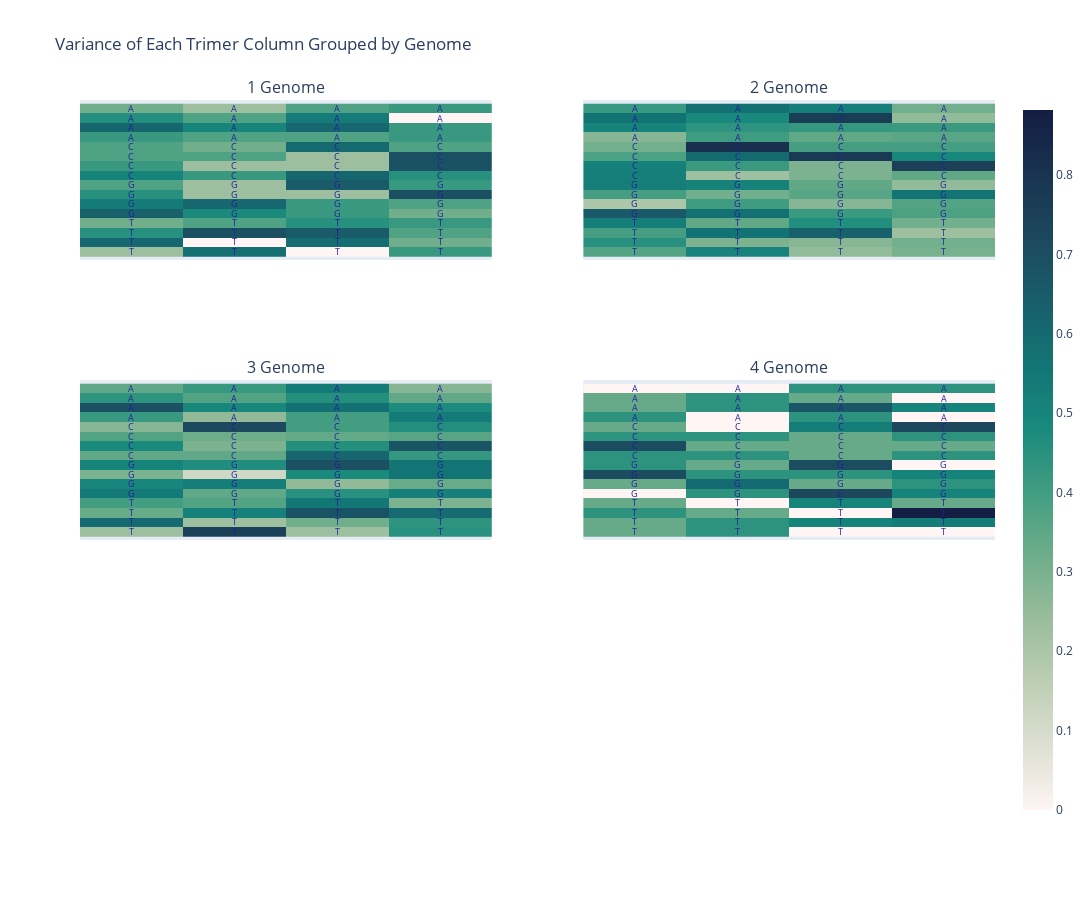

Here is the notebook cell this chart was saved with:
### Code cell
import numpy as np
import pandas as pd
import plotly.graph_objects as go
from plotly.subplots import make_subplots

# Assuming var_agg_df is already defined and is a DataFrame

# Set up the dimension of each subplot and the final graph
rows = 16
cols = 4
fig_cols = 2  # Number of columns in the figure grid (adjusted to fit all subplots)
fig_rows = 3  # Number of rows in the figure grid (adjusted to fit all subplots)

# Extract the title for each subplot, and the trimers in each matrix
var_agg = var_agg_df.copy()

# Ensure the index is strings if they are not
var_agg.index = var_agg.index.astype(str)

# Extract the title for each subplot, and the trimers in each matrix
var_agg_index = [f'{x.title()} Genome' for x in var_agg.index]
kmer_index = np.array([x[0] for x in var_agg.columns.levels[0]]).reshape(rows, cols)

# Convert the data to numpy array
var_agg = np.array(var_agg)

# Plot the graph
fig = make_subplots(rows=fig_rows, cols=fig_cols, subplot_titles=var_agg_index)
layout = {'title': 'Variance of Each Trimer Column Grouped by Genome', 'width': 1200, 'height': 900}

subplot_count = 0

for row_index in range(fig_rows):
    for col_index in range(fig_cols):
        if subplot_count >= len(var_agg):
            break
        array = var_agg[subplot_count].astype(float).reshape(rows, cols)
        # Draw a heatmap for genome
        fig.add_trace(go.Heatmap(z=array, coloraxis='coloraxis'), row=row_index + 1, col=col_index + 1)
        # Draw each trimer over each square in each subplot
        for k in range(rows):
            for j in range(cols):
                fig.add_annotation(text=np.array(kmer_index).reshape(rows, cols)[k][j],
                                   x=j, y=k, showarrow=False, row=row_index + 1, col=col_index + 1, font=dict(size=9, color="#222299"))
        layout[f'xaxis{subplot_count + 1 if subplot_count > 0 else ""}'] = dict(visible=False)
        layout[f'yaxis{subplot_count + 1 if subplot_count > 0 else ""}'] = dict(autorange='reversed', visible=False)
        subplot_count += 1

fig.update_layout(layout)
fig.update_coloraxes(colorscale='tempo')
fig.show()

### Figure 1 — Plotly figure (JSON) as saved in the notebook; plotly's stock layout.template omitted (floating-point values rounded to 4 significant figures)
{"data": [{"coloraxis": "coloraxis", "type": "heatmap", "xaxis": "x", "yaxis": "y", "z": [[0.3153, 0.2294, 0.3746, 0.4189], [0.4588, 0.3746, 0.5353, 0], [0.6118, 0.4956, 0.607, 0.4189], [0.4189, 0.3746, 0.3746, 0.4189], [0.3746, 0.3153, 0.5973, 0.3746], [0.3746, 0.3746, 0.2294, 0.6925], [0.4189, 0.2294, 0.2294, 0.684], [0.5015, 0.4189, 0.6118, 0.4524], [0.3746, 0.2294, 0.6534, 0.4189], [0.4524, 0.2294, 0.2294, 0.6967], [0.5353, 0.607, 0.4189, 0.3746], [0.6306, 0.4776, 0.4189, 0.3153], [0.3153, 0.3746, 0.4524, 0.4189], [0.4524, 0.6925, 0.6534, 0.3746], [0.607, 0, 0.5824, 0.3153], [0.2294, 0.5824, 0, 0.4189]]}, {"coloraxis": "coloraxis", "type": "heatmap", "xaxis": "x2", "yaxis": "y2", "z": [[0.4174, 0.5735, 0.5186, 0.3126], [0.5662, 0.4807, 0.7629, 0.2527], [0.4995, 0.4373, 0.4235, 0.4145], [0.2748, 0.4048, 0.3442, 0.3582], [0.3126, 0.8141, 0.3946, 0.3943], [0.3831, 0.5993, 0.7789, 0.4875], [0.5107, 0.4145, 0.2947, 0.7531], [0.5186, 0.2277, 0.2947, 0.3442], [0.5213, 0.5084, 0.3442, 0.2527], [0.3943, 0.3126, 0.3582, 0.5597], [0.1986, 0.4048, 0.2748, 0.3711], [0.6565, 0.5714, 0.4145, 0.3819], [0.5213, 0.3442, 0.4626, 0.3126], [0.3943, 0.569, 0.6307, 0.2277], [0.4539, 0.2947, 0.2748, 0.3126], [0.3684, 0.504, 0.2527, 0.3021]]}, {"coloraxis": "coloraxis", "type": "heatmap", "xaxis": "x3", "yaxis": "y3", "z": [[0.3462, 0.4197, 0.5339, 0.2766], [0.4397, 0.3732, 0.4571, 0.3462], [0.6888, 0.4865, 0.5711, 0.4722], [0.4197, 0.2543, 0.3969, 0.5328], [0.2766, 0.7173, 0.3969, 0.4612], [0.3732, 0.3229, 0.3401, 0.3602], [0.479, 0.2965, 0.4571, 0.6743], [0.3462, 0.3462, 0.6153, 0.4256], [0.5008, 0.4649, 0.6894, 0.562], [0.2965, 0.117, 0.4786, 0.562], [0.4912, 0.5238, 0.2543, 0.331], [0.5395, 0.3462, 0.4487, 0.5187], [0.3964, 0.3732, 0.5497, 0.2965], [0.331, 0.5102, 0.6797, 0.593], [0.6006, 0.2292, 0.3145, 0.4397], [0.2292, 0.7494, 0.2292, 0.4491]]}, {"coloraxis": "coloraxis", "type": "heatmap", "xaxis": "x4", "yaxis": "y4", "z": [[0, 0, 0.441, 0.441], [0.3333, 0.441, 0.3333, 0], [0.3333, 0.441, 0.6667, 0.5], [0.441, 0, 0.441, 0], [0.3333, 0, 0.527, 0.7265], [0.441, 0.441, 0.3333, 0.441], [0.7071, 0.3333, 0.3333, 0.3333], [0.441, 0.441, 0.3333, 0.441], [0.441, 0.3333, 0.7071, 0], [0.7071, 0.441, 0.441, 0.5], [0.3333, 0.6009, 0.3333, 0.441], [0, 0.441, 0.7265, 0.5], [0.3333, 0, 0.5, 0.3333], [0.441, 0.3333, 0, 0.8819], [0.3333, 0.441, 0.5, 0.527], [0.3333, 0.441, 0, 0]]}], "layout": {"annotations": [{"font": {"size": 16}, "showarrow": false, "text": "1 Genome", "x": 0.225, "xanchor": "center", "xref": "paper", "y": 1, "yanchor": "bottom", "yref": "paper"}, {"font": {"size": 16}, "showarrow": false, "text": "2 Genome", "x": 0.775, "xanchor": "center", "xref": "paper", "y": 1, "yanchor": "bottom", "yref": "paper"}, {"font": {"size": 16}, "showarrow": false, "text": "3 Genome", "x": 0.225, "xanchor": "center", "xref": "paper", "y": 0.6111, "yanchor": "bottom", "yref": "paper"}, {"font": {"size": 16}, "showarrow": false, "text": "4 Genome", "x": 0.775, "xanchor": "center", "xref": "paper", "y": 0.6111, "yanchor": "bottom", "yref": "paper"}, {"font": {"color": "#222299", "size": 9}, "showarrow": false, "text": "A", "x": 0, "xref": "x", "y": 0, "yref": "y"}, {"font": {"color": "#222299", "size": 9}, "showarrow": false, "text": "A", "x": 1, "xref": "x", "y": 0, "yref": "y"}, {"font": {"color": "#222299", "size": 9}, "showarrow": false, "text": "A", "x": 2, "xref": "x", "y": 0, "yref": "y"}, {"font": {"color": "#222299", "size": 9}, "showarrow": false, "text": "A", "x": 3, "xref": "x", "y": 0, "yref": "y"}, {"font": {"color": "#222299", "size": 9}, "showarrow": false, "text": "A", "x": 0, "xref": "x", "y": 1, "yref": "y"}, {"font": {"color": "#222299", "size": 9}, "showarrow": false, "text": "A", "x": 1, "xref": "x", "y": 1, "yref": "y"}, {"font": {"color": "#222299", "size": 9}, "showarrow": false, "text": "A", "x": 2, "xref": "x", "y": 1, "yref": "y"}, {"font": {"color": "#222299", "size": 9}, "showarrow": false, "text": "A", "x": 3, "xref": "x", "y": 1, "yref": "y"}, {"font": {"color": "#222299", "size": 9}, "showarrow": false, "text": "A", "x": 0, "xref": "x", "y": 2, "yref": "y"}, {"font": {"color": "#222299", "size": 9}, "showarrow": false, "text": "A", "x": 1, "xref": "x", "y": 2, "yref": "y"}, {"font": {"color": "#222299", "size": 9}, "showarrow": false, "text": "A", "x": 2, "xref": "x", "y": 2, "yref": "y"}, {"font": {"color": "#222299", "size": 9}, "showarrow": false, "text": "A", "x": 3, "xref": "x", "y": 2, "yref": "y"}, {"font": {"color": "#222299", "size": 9}, "showarrow": false, "text": "A", "x": 0, "xref": "x", "y": 3, "yref": "y"}, {"font": {"color": "#222299", "size": 9}, "showarrow": false, "text": "A", "x": 1, "xref": "x", "y": 3, "yref": "y"}, {"font": {"color": "#222299", "size": 9}, "showarrow": false, "text": "A", "x": 2, "xref": "x", "y": 3, "yref": "y"}, {"font": {"color": "#222299", "size": 9}, "showarrow": false, "text": "A", "x": 3, "xref": "x", "y": 3, "yref": "y"}, {"font": {"color": "#222299", "size": 9}, "showarrow": false, "text": "C", "x": 0, "xref": "x", "y": 4, "yref": "y"}, {"font": {"color": "#222299", "size": 9}, "showarrow": false, "text": "C", "x": 1, "xref": "x", "y": 4, "yref": "y"}, {"font": {"color": "#222299", "size": 9}, "showarrow": false, "text": "C", "x": 2, "xref": "x", "y": 4, "yref": "y"}, {"font": {"color": "#222299", "size": 9}, "showarrow": false, "text": "C", "x": 3, "xref": "x", "y": 4, "yref": "y"}, {"font": {"color": "#222299", "size": 9}, "showarrow": false, "text": "C", "x": 0, "xref": "x", "y": 5, "yref": "y"}, {"font": {"color": "#222299", "size": 9}, "showarrow": false, "text": "C", "x": 1, "xref": "x", "y": 5, "yref": "y"}, {"font": {"color": "#222299", "size": 9}, "showarrow": false, "text": "C", "x": 2, "xref": "x", "y": 5, "yref": "y"}, {"font": {"color": "#222299", "size": 9}, "showarrow": false, "text": "C", "x": 3, "xref": "x", "y": 5, "yref": "y"}, {"font": {"color": "#222299", "size": 9}, "showarrow": false, "text": "C", "x": 0, "xref": "x", "y": 6, "yref": "y"}, {"font": {"color": "#222299", "size": 9}, "showarrow": false, "text": "C", "x": 1, "xref": "x", "y": 6, "yref": "y"}, {"font": {"color": "#222299", "size": 9}, "showarrow": false, "text": "C", "x": 2, "xref": "x", "y": 6, "yref": "y"}, {"font": {"color": "#222299", "size": 9}, "showarrow": false, "text": "C", "x": 3, "xref": "x", "y": 6, "yref": "y"}, {"font": {"color": "#222299", "size": 9}, "showarrow": false, "text": "C", "x": 0, "xref": "x", "y": 7, "yref": "y"}, {"font": {"color": "#222299", "size": 9}, "showarrow": false, "text": "C", "x": 1, "xref": "x", "y": 7, "yref": "y"}, {"font": {"color": "#222299", "size": 9}, "showarrow": false, "text": "C", "x": 2, "xref": "x", "y": 7, "yref": "y"}, {"font": {"color": "#222299", "size": 9}, "showarrow": false, "text": "C", "x": 3, "xref": "x", "y": 7, "yref": "y"}, {"font": {"color": "#222299", "size": 9}, "showarrow": false, "text": "G", "x": 0, "xref": "x", "y": 8, "yref": "y"}, {"font": {"color": "#222299", "size": 9}, "showarrow": false, "text": "G", "x": 1, "xref": "x", "y": 8, "yref": "y"}, {"font": {"color": "#222299", "size": 9}, "showarrow": false, "text": "G", "x": 2, "xref": "x", "y": 8, "yref": "y"}, {"font": {"color": "#222299", "size": 9}, "showarrow": false, "text": "G", "x": 3, "xref": "x", "y": 8, "yref": "y"}, {"font": {"color": "#222299", "size": 9}, "showarrow": false, "text": "G", "x": 0, "xref": "x", "y": 9, "yref": "y"}, {"font": {"color": "#222299", "size": 9}, "showarrow": false, "text": "G", "x": 1, "xref": "x", "y": 9, "yref": "y"}, {"font": {"color": "#222299", "size": 9}, "showarrow": false, "text": "G", "x": 2, "xref": "x", "y": 9, "yref": "y"}, {"font": {"color": "#222299", "size": 9}, "showarrow": false, "text": "G", "x": 3, "xref": "x", "y": 9, "yref": "y"}, {"font": {"color": "#222299", "size": 9}, "showarrow": false, "text": "G", "x": 0, "xref": "x", "y": 10, "yref": "y"}, {"font": {"color": "#222299", "size": 9}, "showarrow": false, "text": "G", "x": 1, "xref": "x", "y": 10, "yref": "y"}, {"font": {"color": "#222299", "size": 9}, "showarrow": false, "text": "G", "x": 2, "xref": "x", "y": 10, "yref": "y"}, {"font": {"color": "#222299", "size": 9}, "showarrow": false, "text": "G", "x": 3, "xref": "x", "y": 10, "yref": "y"}, {"font": {"color": "#222299", "size": 9}, "showarrow": false, "text": "G", "x": 0, "xref": "x", "y": 11, "yref": "y"}, {"font": {"color": "#222299", "size": 9}, "showarrow": false, "text": "G", "x": 1, "xref": "x", "y": 11, "yref": "y"}, {"font": {"color": "#222299", "size": 9}, "showarrow": false, "text": "G", "x": 2, "xref": "x", "y": 11, "yref": "y"}, {"font": {"color": "#222299", "size": 9}, "showarrow": false, "text": "G", "x": 3, "xref": "x", "y": 11, "yref": "y"}, {"font": {"color": "#222299", "size": 9}, "showarrow": false, "text": "T", "x": 0, "xref": "x", "y": 12, "yref": "y"}, {"font": {"color": "#222299", "size": 9}, "showarrow": false, "text": "T", "x": 1, "xref": "x", "y": 12, "yref": "y"}, {"font": {"color": "#222299", "size": 9}, "showarrow": false, "text": "T", "x": 2, "xref": "x", "y": 12, "yref": "y"}, {"font": {"color": "#222299", "size": 9}, "showarrow": false, "text": "T", "x": 3, "xref": "x", "y": 12, "yref": "y"}, {"font": {"color": "#222299", "size": 9}, "showarrow": false, "text": "T", "x": 0, "xref": "x", "y": 13, "yref": "y"}, {"font": {"color": "#222299", "size": 9}, "showarrow": false, "text": "T", "x": 1, "xref": "x", "y": 13, "yref": "y"}, {"font": {"color": "#222299", "size": 9}, "showarrow": false, "text": "T", "x": 2, "xref": "x", "y": 13, "yref": "y"}, {"font": {"color": "#222299", "size": 9}, "showarrow": false, "text": "T", "x": 3, "xref": "x", "y": 13, "yref": "y"}, {"font": {"color": "#222299", "size": 9}, "showarrow": false, "text": "T", "x": 0, "xref": "x", "y": 14, "yref": "y"}, {"font": {"color": "#222299", "size": 9}, "showarrow": false, "text": "T", "x": 1, "xref": "x", "y": 14, "yref": "y"}, {"font": {"color": "#222299", "size": 9}, "showarrow": false, "text": "T", "x": 2, "xref": "x", "y": 14, "yref": "y"}, {"font": {"color": "#222299", "size": 9}, "showarrow": false, "text": "T", "x": 3, "xref": "x", "y": 14, "yref": "y"}, {"font": {"color": "#222299", "size": 9}, "showarrow": false, "text": "T", "x": 0, "xref": "x", "y": 15, "yref": "y"}, {"font": {"color": "#222299", "size": 9}, "showarrow": false, "text": "T", "x": 1, "xref": "x", "y": 15, "yref": "y"}, {"font": {"color": "#222299", "size": 9}, "showarrow": false, "text": "T", "x": 2, "xref": "x", "y": 15, "yref": "y"}, {"font": {"color": "#222299", "size": 9}, "showarrow": false, "text": "T", "x": 3, "xref": "x", "y": 15, "yref": "y"}, {"font": {"color": "#222299", "size": 9}, "showarrow": false, "text": "A", "x": 0, "xref": "x2", "y": 0, "yref": "y2"}, {"font": {"color": "#222299", "size": 9}, "showarrow": false, "text": "A", "x": 1, "xref": "x2", "y": 0, "yref": "y2"}, {"font": {"color": "#222299", "size": 9}, "showarrow": false, "text": "A", "x": 2, "xref": "x2", "y": 0, "yref": "y2"}, {"font": {"color": "#222299", "size": 9}, "showarrow": false, "text": "A", "x": 3, "xref": "x2", "y": 0, "yref": "y2"}, {"font": {"color": "#222299", "size": 9}, "showarrow": false, "text": "A", "x": 0, "xref": "x2", "y": 1, "yref": "y2"}, {"font": {"color": "#222299", "size": 9}, "showarrow": false, "text": "A", "x": 1, "xref": "x2", "y": 1, "yref": "y2"}, {"font": {"color": "#222299", "size": 9}, "showarrow": false, "text": "A", "x": 2, "xref": "x2", "y": 1, "yref": "y2"}, {"font": {"color": "#222299", "size": 9}, "showarrow": false, "text": "A", "x": 3, "xref": "x2", "y": 1, "yref": "y2"}, {"font": {"color": "#222299", "size": 9}, "showarrow": false, "text": "A", "x": 0, "xref": "x2", "y": 2, "yref": "y2"}, {"font": {"color": "#222299", "size": 9}, "showarrow": false, "text": "A", "x": 1, "xref": "x2", "y": 2, "yref": "y2"}, {"font": {"color": "#222299", "size": 9}, "showarrow": false, "text": "A", "x": 2, "xref": "x2", "y": 2, "yref": "y2"}, {"font": {"color": "#222299", "size": 9}, "showarrow": false, "text": "A", "x": 3, "xref": "x2", "y": 2, "yref": "y2"}, {"font": {"color": "#222299", "size": 9}, "showarrow": false, "text": "A", "x": 0, "xref": "x2", "y": 3, "yref": "y2"}, {"font": {"color": "#222299", "size": 9}, "showarrow": false, "text": "A", "x": 1, "xref": "x2", "y": 3, "yref": "y2"}, {"font": {"color": "#222299", "size": 9}, "showarrow": false, "text": "A", "x": 2, "xref": "x2", "y": 3, "yref": "y2"}, {"font": {"color": "#222299", "size": 9}, "showarrow": false, "text": "A", "x": 3, "xref": "x2", "y": 3, "yref": "y2"}, {"font": {"color": "#222299", "size": 9}, "showarrow": false, "text": "C", "x": 0, "xref": "x2", "y": 4, "yref": "y2"}, {"font": {"color": "#222299", "size": 9}, "showarrow": false, "text": "C", "x": 1, "xref": "x2", "y": 4, "yref": "y2"}, {"font": {"color": "#222299", "size": 9}, "showarrow": false, "text": "C", "x": 2, "xref": "x2", "y": 4, "yref": "y2"}, {"font": {"color": "#222299", "size": 9}, "showarrow": false, "text": "C", "x": 3, "xref": "x2", "y": 4, "yref": "y2"}, {"font": {"color": "#222299", "size": 9}, "showarrow": false, "text": "C", "x": 0, "xref": "x2", "y": 5, "yref": "y2"}, {"font": {"color": "#222299", "size": 9}, "showarrow": false, "text": "C", "x": 1, "xref": "x2", "y": 5, "yref": "y2"}, {"font": {"color": "#222299", "size": 9}, "showarrow": false, "text": "C", "x": 2, "xref": "x2", "y": 5, "yref": "y2"}, {"font": {"color": "#222299", "size": 9}, "showarrow": false, "text": "C", "x": 3, "xref": "x2", "y": 5, "yref": "y2"}, {"font": {"color": "#222299", "size": 9}, "showarrow": false, "text": "C", "x": 0, "xref": "x2", "y": 6, "yref": "y2"}, {"font": {"color": "#222299", "size": 9}, "showarrow": false, "text": "C", "x": 1, "xref": "x2", "y": 6, "yref": "y2"}, {"font": {"color": "#222299", "size": 9}, "showarrow": false, "text": "C", "x": 2, "xref": "x2", "y": 6, "yref": "y2"}, {"font": {"color": "#222299", "size": 9}, "showarrow": false, "text": "C", "x": 3, "xref": "x2", "y": 6, "yref": "y2"}, {"font": {"color": "#222299", "size": 9}, "showarrow": false, "text": "C", "x": 0, "xref": "x2", "y": 7, "yref": "y2"}, {"font": {"color": "#222299", "size": 9}, "showarrow": false, "text": "C", "x": 1, "xref": "x2", "y": 7, "yref": "y2"}, {"font": {"color": "#222299", "size": 9}, "showarrow": false, "text": "C", "x": 2, "xref": "x2", "y": 7, "yref": "y2"}, {"font": {"color": "#222299", "size": 9}, "showarrow": false, "text": "C", "x": 3, "xref": "x2", "y": 7, "yref": "y2"}, {"font": {"color": "#222299", "size": 9}, "showarrow": false, "text": "G", "x": 0, "xref": "x2", "y": 8, "yref": "y2"}, {"font": {"color": "#222299", "size": 9}, "showarrow": false, "text": "G", "x": 1, "xref": "x2", "y": 8, "yref": "y2"}, {"font": {"color": "#222299", "size": 9}, "showarrow": false, "text": "G", "x": 2, "xref": "x2", "y": 8, "yref": "y2"}, {"font": {"color": "#222299", "size": 9}, "showarrow": false, "text": "G", "x": 3, "xref": "x2", "y": 8, "yref": "y2"}, {"font": {"color": "#222299", "size": 9}, "showarrow": false, "text": "G", "x": 0, "xref": "x2", "y": 9, "yref": "y2"}, {"font": {"color": "#222299", "size": 9}, "showarrow": false, "text": "G", "x": 1, "xref": "x2", "y": 9, "yref": "y2"}, {"font": {"color": "#222299", "size": 9}, "showarrow": false, "text": "G", "x": 2, "xref": "x2", "y": 9, "yref": "y2"}, {"font": {"color": "#222299", "size": 9}, "showarrow": false, "text": "G", "x": 3, "xref": "x2", "y": 9, "yref": "y2"}, {"font": {"color": "#222299", "size": 9}, "showarrow": false, "text": "G", "x": 0, "xref": "x2", "y": 10, "yref": "y2"}, {"font": {"color": "#222299", "size": 9}, "showarrow": false, "text": "G", "x": 1, "xref": "x2", "y": 10, "yref": "y2"}, {"font": {"color": "#222299", "size": 9}, "showarrow": false, "text": "G", "x": 2, "xref": "x2", "y": 10, "yref": "y2"}, {"font": {"color": "#222299", "size": 9}, "showarrow": false, "text": "G", "x": 3, "xref": "x2", "y": 10, "yref": "y2"}, {"font": {"color": "#222299", "size": 9}, "showarrow": false, "text": "G", "x": 0, "xref": "x2", "y": 11, "yref": "y2"}, {"font": {"color": "#222299", "size": 9}, "showarrow": false, "text": "G", "x": 1, "xref": "x2", "y": 11, "yref": "y2"}, {"font": {"color": "#222299", "size": 9}, "showarrow": false, "text": "G", "x": 2, "xref": "x2", "y": 11, "yref": "y2"}, {"font": {"color": "#222299", "size": 9}, "showarrow": false, "text": "G", "x": 3, "xref": "x2", "y": 11, "yref": "y2"}, {"font": {"color": "#222299", "size": 9}, "showarrow": false, "text": "T", "x": 0, "xref": "x2", "y": 12, "yref": "y2"}, {"font": {"color": "#222299", "size": 9}, "showarrow": false, "text": "T", "x": 1, "xref": "x2", "y": 12, "yref": "y2"}, {"font": {"color": "#222299", "size": 9}, "showarrow": false, "text": "T", "x": 2, "xref": "x2", "y": 12, "yref": "y2"}, {"font": {"color": "#222299", "size": 9}, "showarrow": false, "text": "T", "x": 3, "xref": "x2", "y": 12, "yref": "y2"}, {"font": {"color": "#222299", "size": 9}, "showarrow": false, "text": "T", "x": 0, "xref": "x2", "y": 13, "yref": "y2"}, {"font": {"color": "#222299", "size": 9}, "showarrow": false, "text": "T", "x": 1, "xref": "x2", "y": 13, "yref": "y2"}, {"font": {"color": "#222299", "size": 9}, "showarrow": false, "text": "T", "x": 2, "xref": "x2", "y": 13, "yref": "y2"}, {"font": {"color": "#222299", "size": 9}, "showarrow": false, "text": "T", "x": 3, "xref": "x2", "y": 13, "yref": "y2"}, {"font": {"color": "#222299", "size": 9}, "showarrow": false, "text": "T", "x": 0, "xref": "x2", "y": 14, "yref": "y2"}, {"font": {"color": "#222299", "size": 9}, "showarrow": false, "text": "T", "x": 1, "xref": "x2", "y": 14, "yref": "y2"}, {"font": {"color": "#222299", "size": 9}, "showarrow": false, "text": "T", "x": 2, "xref": "x2", "y": 14, "yref": "y2"}, {"font": {"color": "#222299", "size": 9}, "showarrow": false, "text": "T", "x": 3, "xref": "x2", "y": 14, "yref": "y2"}, {"font": {"color": "#222299", "size": 9}, "showarrow": false, "text": "T", "x": 0, "xref": "x2", "y": 15, "yref": "y2"}, {"font": {"color": "#222299", "size": 9}, "showarrow": false, "text": "T", "x": 1, "xref": "x2", "y": 15, "yref": "y2"}, {"font": {"color": "#222299", "size": 9}, "showarrow": false, "text": "T", "x": 2, "xref": "x2", "y": 15, "yref": "y2"}, {"font": {"color": "#222299", "size": 9}, "showarrow": false, "text": "T", "x": 3, "xref": "x2", "y": 15, "yref": "y2"}, {"font": {"color": "#222299", "size": 9}, "showarrow": false, "text": "A", "x": 0, "xref": "x3", "y": 0, "yref": "y3"}, {"font": {"color": "#222299", "size": 9}, "showarrow": false, "text": "A", "x": 1, "xref": "x3", "y": 0, "yref": "y3"}, {"font": {"color": "#222299", "size": 9}, "showarrow": false, "text": "A", "x": 2, "xref": "x3", "y": 0, "yref": "y3"}, {"font": {"color": "#222299", "size": 9}, "showarrow": false, "text": "A", "x": 3, "xref": "x3", "y": 0, "yref": "y3"}, {"font": {"color": "#222299", "size": 9}, "showarrow": false, "text": "A", "x": 0, "xref": "x3", "y": 1, "yref": "y3"}, {"font": {"color": "#222299", "size": 9}, "showarrow": false, "text": "A", "x": 1, "xref": "x3", "y": 1, "yref": "y3"}, {"font": {"color": "#222299", "size": 9}, "showarrow": false, "text": "A", "x": 2, "xref": "x3", "y": 1, "yref": "y3"}, {"font": {"color": "#222299", "size": 9}, "showarrow": false, "text": "A", "x": 3, "xref": "x3", "y": 1, "yref": "y3"}, {"font": {"color": "#222299", "size": 9}, "showarrow": false, "text": "A", "x": 0, "xref": "x3", "y": 2, "yref": "y3"}, {"font": {"color": "#222299", "size": 9}, "showarrow": false, "text": "A", "x": 1, "xref": "x3", "y": 2, "yref": "y3"}, {"font": {"color": "#222299", "size": 9}, "showarrow": false, "text": "A", "x": 2, "xref": "x3", "y": 2, "yref": "y3"}, {"font": {"color": "#222299", "size": 9}, "showarrow": false, "text": "A", "x": 3, "xref": "x3", "y": 2, "yref": "y3"}, {"font": {"color": "#222299", "size": 9}, "showarrow": false, "text": "A", "x": 0, "xref": "x3", "y": 3, "yref": "y3"}, {"font": {"color": "#222299", "size": 9}, "showarrow": false, "text": "A", "x": 1, "xref": "x3", "y": 3, "yref": "y3"}, {"font": {"color": "#222299", "size": 9}, "showarrow": false, "text": "A", "x": 2, "xref": "x3", "y": 3, "yref": "y3"}, {"font": {"color": "#222299", "size": 9}, "showarrow": false, "text": "A", "x": 3, "xref": "x3", "y": 3, "yref": "y3"}, {"font": {"color": "#222299", "size": 9}, "showarrow": false, "text": "C", "x": 0, "xref": "x3", "y": 4, "yref": "y3"}, {"font": {"color": "#222299", "size": 9}, "showarrow": false, "text": "C", "x": 1, "xref": "x3", "y": 4, "yref": "y3"}, {"font": {"color": "#222299", "size": 9}, "showarrow": false, "text": "C", "x": 2, "xref": "x3", "y": 4, "yref": "y3"}, {"font": {"color": "#222299", "size": 9}, "showarrow": false, "text": "C", "x": 3, "xref": "x3", "y": 4, "yref": "y3"}, {"font": {"color": "#222299", "size": 9}, "showarrow": false, "text": "C", "x": 0, "xref": "x3", "y": 5, "yref": "y3"}, {"font": {"color": "#222299", "size": 9}, "showarrow": false, "text": "C", "x": 1, "xref": "x3", "y": 5, "yref": "y3"}, {"font": {"color": "#222299", "size": 9}, "showarrow": false, "text": "C", "x": 2, "xref": "x3", "y": 5, "yref": "y3"}, {"font": {"color": "#222299", "size": 9}, "showarrow": false, "text": "C", "x": 3, "xref": "x3", "y": 5, "yref": "y3"}, {"font": {"color": "#222299", "size": 9}, "showarrow": false, "text": "C", "x": 0, "xref": "x3", "y": 6, "yref": "y3"}, {"font": {"color": "#222299", "size": 9}, "showarrow": false, "text": "C", "x": 1, "xref": "x3", "y": 6, "yref": "y3"}, {"font": {"color": "#222299", "size": 9}, "showarrow": false, "text": "C", "x": 2, "xref": "x3", "y": 6, "yref": "y3"}, {"font": {"color": "#222299", "size": 9}, "showarrow": false, "text": "C", "x": 3, "xref": "x3", "y": 6, "yref": "y3"}, {"font": {"color": "#222299", "size": 9}, "showarrow": false, "text": "C", "x": 0, "xref": "x3", "y": 7, "yref": "y3"}, {"font": {"color": "#222299", "size": 9}, "showarrow": false, "text": "C", "x": 1, "xref": "x3", "y": 7, "yref": "y3"}, {"font": {"color": "#222299", "size": 9}, "showarrow": false, "text": "C", "x": 2, "xref": "x3", "y": 7, "yref": "y3"}, {"font": {"color": "#222299", "size": 9}, "showarrow": false, "text": "C", "x": 3, "xref": "x3", "y": 7, "yref": "y3"}, {"font": {"color": "#222299", "size": 9}, "showarrow": false, "text": "G", "x": 0, "xref": "x3", "y": 8, "yref": "y3"}, {"font": {"color": "#222299", "size": 9}, "showarrow": false, "text": "G", "x": 1, "xref": "x3", "y": 8, "yref": "y3"}, {"font": {"color": "#222299", "size": 9}, "showarrow": false, "text": "G", "x": 2, "xref": "x3", "y": 8, "yref": "y3"}, {"font": {"color": "#222299", "size": 9}, "showarrow": false, "text": "G", "x": 3, "xref": "x3", "y": 8, "yref": "y3"}, {"font": {"color": "#222299", "size": 9}, "showarrow": false, "text": "G", "x": 0, "xref": "x3", "y": 9, "yref": "y3"}, {"font": {"color": "#222299", "size": 9}, "showarrow": false, "text": "G", "x": 1, "xref": "x3", "y": 9, "yref": "y3"}, {"font": {"color": "#222299", "size": 9}, "showarrow": false, "text": "G", "x": 2, "xref": "x3", "y": 9, "yref": "y3"}, {"font": {"color": "#222299", "size": 9}, "showarrow": false, "text": "G", "x": 3, "xref": "x3", "y": 9, "yref": "y3"}, {"font": {"color": "#222299", "size": 9}, "showarrow": false, "text": "G", "x": 0, "xref": "x3", "y": 10, "yref": "y3"}, {"font": {"color": "#222299", "size": 9}, "showarrow": false, "text": "G", "x": 1, "xref": "x3", "y": 10, "yref": "y3"}, {"font": {"color": "#222299", "size": 9}, "showarrow": false, "text": "G", "x": 2, "xref": "x3", "y": 10, "yref": "y3"}, {"font": {"color": "#222299", "size": 9}, "showarrow": false, "text": "G", "x": 3, "xref": "x3", "y": 10, "yref": "y3"}, {"font": {"color": "#222299", "size": 9}, "showarrow": false, "text": "G", "x": 0, "xref": "x3", "y": 11, "yref": "y3"}, {"font": {"color": "#222299", "size": 9}, "showarrow": false, "text": "G", "x": 1, "xref": "x3", "y": 11, "yref": "y3"}, {"font": {"color": "#222299", "size": 9}, "showarrow": false, "text": "G", "x": 2, "xref": "x3", "y": 11, "yref": "y3"}, {"font": {"color": "#222299", "size": 9}, "showarrow": false, "text": "G", "x": 3, "xref": "x3", "y": 11, "yref": "y3"}, {"font": {"color": "#222299", "size": 9}, "showarrow": false, "text": "T", "x": 0, "xref": "x3", "y": 12, "yref": "y3"}, {"font": {"color": "#222299", "size": 9}, "showarrow": false, "text": "T", "x": 1, "xref": "x3", "y": 12, "yref": "y3"}, {"font": {"color": "#222299", "size": 9}, "showarrow": false, "text": "T", "x": 2, "xref": "x3", "y": 12, "yref": "y3"}, {"font": {"color": "#222299", "size": 9}, "showarrow": false, "text": "T", "x": 3, "xref": "x3", "y": 12, "yref": "y3"}, {"font": {"color": "#222299", "size": 9}, "showarrow": false, "text": "T", "x": 0, "xref": "x3", "y": 13, "yref": "y3"}, {"font": {"color": "#222299", "size": 9}, "showarrow": false, "text": "T", "x": 1, "xref": "x3", "y": 13, "yref": "y3"}, {"font": {"color": "#222299", "size": 9}, "showarrow": false, "text": "T", "x": 2, "xref": "x3", "y": 13, "yref": "y3"}, {"font": {"color": "#222299", "size": 9}, "showarrow": false, "text": "T", "x": 3, "xref": "x3", "y": 13, "yref": "y3"}, {"font": {"color": "#222299", "size": 9}, "showarrow": false, "text": "T", "x": 0, "xref": "x3", "y": 14, "yref": "y3"}, {"font": {"color": "#222299", "size": 9}, "showarrow": false, "text": "T", "x": 1, "xref": "x3", "y": 14, "yref": "y3"}, {"font": {"color": "#222299", "size": 9}, "showarrow": false, "text": "T", "x": 2, "xref": "x3", "y": 14, "yref": "y3"}, {"font": {"color": "#222299", "size": 9}, "showarrow": false, "text": "T", "x": 3, "xref": "x3", "y": 14, "yref": "y3"}, {"font": {"color": "#222299", "size": 9}, "showarrow": false, "text": "T", "x": 0, "xref": "x3", "y": 15, "yref": "y3"}, {"font": {"color": "#222299", "size": 9}, "showarrow": false, "text": "T", "x": 1, "xref": "x3", "y": 15, "yref": "y3"}, {"font": {"color": "#222299", "size": 9}, "showarrow": false, "text": "T", "x": 2, "xref": "x3", "y": 15, "yref": "y3"}, {"font": {"color": "#222299", "size": 9}, "showarrow": false, "text": "T", "x": 3, "xref": "x3", "y": 15, "yref": "y3"}, {"font": {"color": "#222299", "size": 9}, "showarrow": false, "text": "A", "x": 0, "xref": "x4", "y": 0, "yref": "y4"}, {"font": {"color": "#222299", "size": 9}, "showarrow": false, "text": "A", "x": 1, "xref": "x4", "y": 0, "yref": "y4"}, {"font": {"color": "#222299", "size": 9}, "showarrow": false, "text": "A", "x": 2, "xref": "x4", "y": 0, "yref": "y4"}, {"font": {"color": "#222299", "size": 9}, "showarrow": false, "text": "A", "x": 3, "xref": "x4", "y": 0, "yref": "y4"}, {"font": {"color": "#222299", "size": 9}, "showarrow": false, "text": "A", "x": 0, "xref": "x4", "y": 1, "yref": "y4"}, {"font": {"color": "#222299", "size": 9}, "showarrow": false, "text": "A", "x": 1, "xref": "x4", "y": 1, "yref": "y4"}, {"font": {"color": "#222299", "size": 9}, "showarrow": false, "text": "A", "x": 2, "xref": "x4", "y": 1, "yref": "y4"}, {"font": {"color": "#222299", "size": 9}, "showarrow": false, "text": "A", "x": 3, "xref": "x4", "y": 1, "yref": "y4"}, {"font": {"color": "#222299", "size": 9}, "showarrow": false, "text": "A", "x": 0, "xref": "x4", "y": 2, "yref": "y4"}, {"font": {"color": "#222299", "size": 9}, "showarrow": false, "text": "A", "x": 1, "xref": "x4", "y": 2, "yref": "y4"}, {"font": {"color": "#222299", "size": 9}, "showarrow": false, "text": "A", "x": 2, "xref": "x4", "y": 2, "yref": "y4"}, {"font": {"color": "#222299", "size": 9}, "showarrow": false, "text": "A", "x": 3, "xref": "x4", "y": 2, "yref": "y4"}, {"font": {"color": "#222299", "size": 9}, "showarrow": false, "text": "A", "x": 0, "xref": "x4", "y": 3, "yref": "y4"}, {"font": {"color": "#222299", "size": 9}, "showarrow": false, "text": "A", "x": 1, "xref": "x4", "y": 3, "yref": "y4"}, {"font": {"color": "#222299", "size": 9}, "showarrow": false, "text": "A", "x": 2, "xref": "x4", "y": 3, "yref": "y4"}, {"font": {"color": "#222299", "size": 9}, "showarrow": false, "text": "A", "x": 3, "xref": "x4", "y": 3, "yref": "y4"}, {"font": {"color": "#222299", "size": 9}, "showarrow": false, "text": "C", "x": 0, "xref": "x4", "y": 4, "yref": "y4"}, {"font": {"color": "#222299", "size": 9}, "showarrow": false, "text": "C", "x": 1, "xref": "x4", "y": 4, "yref": "y4"}, {"font": {"color": "#222299", "size": 9}, "showarrow": false, "text": "C", "x": 2, "xref": "x4", "y": 4, "yref": "y4"}, {"font": {"color": "#222299", "size": 9}, "showarrow": false, "text": "C", "x": 3, "xref": "x4", "y": 4, "yref": "y4"}, {"font": {"color": "#222299", "size": 9}, "showarrow": false, "text": "C", "x": 0, "xref": "x4", "y": 5, "yref": "y4"}, {"font": {"color": "#222299", "size": 9}, "showarrow": false, "text": "C", "x": 1, "xref": "x4", "y": 5, "yref": "y4"}, {"font": {"color": "#222299", "size": 9}, "showarrow": false, "text": "C", "x": 2, "xref": "x4", "y": 5, "yref": "y4"}, {"font": {"color": "#222299", "size": 9}, "showarrow": false, "text": "C", "x": 3, "xref": "x4", "y": 5, "yref": "y4"}, {"font": {"color": "#222299", "size": 9}, "showarrow": false, "text": "C", "x": 0, "xref": "x4", "y": 6, "yref": "y4"}, {"font": {"color": "#222299", "size": 9}, "showarrow": false, "text": "C", "x": 1, "xref": "x4", "y": 6, "yref": "y4"}, {"font": {"color": "#222299", "size": 9}, "showarrow": false, "text": "C", "x": 2, "xref": "x4", "y": 6, "yref": "y4"}, {"font": {"color": "#222299", "size": 9}, "showarrow": false, "text": "C", "x": 3, "xref": "x4", "y": 6, "yref": "y4"}, {"font": {"color": "#222299", "size": 9}, "showarrow": false, "text": "C", "x": 0, "xref": "x4", "y": 7, "yref": "y4"}, {"font": {"color": "#222299", "size": 9}, "showarrow": false, "text": "C", "x": 1, "xref": "x4", "y": 7, "yref": "y4"}, {"font": {"color": "#222299", "size": 9}, "showarrow": false, "text": "C", "x": 2, "xref": "x4", "y": 7, "yref": "y4"}, {"font": {"color": "#222299", "size": 9}, "showarrow": false, "text": "C", "x": 3, "xref": "x4", "y": 7, "yref": "y4"}, {"font": {"color": "#222299", "size": 9}, "showarrow": false, "text": "G", "x": 0, "xref": "x4", "y": 8, "yref": "y4"}, {"font": {"color": "#222299", "size": 9}, "showarrow": false, "text": "G", "x": 1, "xref": "x4", "y": 8, "yref": "y4"}, {"font": {"color": "#222299", "size": 9}, "showarrow": false, "text": "G", "x": 2, "xref": "x4", "y": 8, "yref": "y4"}, {"font": {"color": "#222299", "size": 9}, "showarrow": false, "text": "G", "x": 3, "xref": "x4", "y": 8, "yref": "y4"}, {"font": {"color": "#222299", "size": 9}, "showarrow": false, "text": "G", "x": 0, "xref": "x4", "y": 9, "yref": "y4"}, {"font": {"color": "#222299", "size": 9}, "showarrow": false, "text": "G", "x": 1, "xref": "x4", "y": 9, "yref": "y4"}, {"font": {"color": "#222299", "size": 9}, "showarrow": false, "text": "G", "x": 2, "xref": "x4", "y": 9, "yref": "y4"}, {"font": {"color": "#222299", "size": 9}, "showarrow": false, "text": "G", "x": 3, "xref": "x4", "y": 9, "yref": "y4"}, {"font": {"color": "#222299", "size": 9}, "showarrow": false, "text": "G", "x": 0, "xref": "x4", "y": 10, "yref": "y4"}, {"font": {"color": "#222299", "size": 9}, "showarrow": false, "text": "G", "x": 1, "xref": "x4", "y": 10, "yref": "y4"}, {"font": {"color": "#222299", "size": 9}, "showarrow": false, "text": "G", "x": 2, "xref": "x4", "y": 10, "yref": "y4"}, {"font": {"color": "#222299", "size": 9}, "showarrow": false, "text": "G", "x": 3, "xref": "x4", "y": 10, "yref": "y4"}, {"font": {"color": "#222299", "size": 9}, "showarrow": false, "text": "G", "x": 0, "xref": "x4", "y": 11, "yref": "y4"}, {"font": {"color": "#222299", "size": 9}, "showarrow": false, "text": "G", "x": 1, "xref": "x4", "y": 11, "yref": "y4"}, {"font": {"color": "#222299", "size": 9}, "showarrow": false, "text": "G", "x": 2, "xref": "x4", "y": 11, "yref": "y4"}, {"font": {"color": "#222299", "size": 9}, "showarrow": false, "text": "G", "x": 3, "xref": "x4", "y": 11, "yref": "y4"}, {"font": {"color": "#222299", "size": 9}, "showarrow": false, "text": "T", "x": 0, "xref": "x4", "y": 12, "yref": "y4"}, {"font": {"color": "#222299", "size": 9}, "showarrow": false, "text": "T", "x": 1, "xref": "x4", "y": 12, "yref": "y4"}, {"font": {"color": "#222299", "size": 9}, "showarrow": false, "text": "T", "x": 2, "xref": "x4", "y": 12, "yref": "y4"}, {"font": {"color": "#222299", "size": 9}, "showarrow": false, "text": "T", "x": 3, "xref": "x4", "y": 12, "yref": "y4"}, {"font": {"color": "#222299", "size": 9}, "showarrow": false, "text": "T", "x": 0, "xref": "x4", "y": 13, "yref": "y4"}, {"font": {"color": "#222299", "size": 9}, "showarrow": false, "text": "T", "x": 1, "xref": "x4", "y": 13, "yref": "y4"}, {"font": {"color": "#222299", "size": 9}, "showarrow": false, "text": "T", "x": 2, "xref": "x4", "y": 13, "yref": "y4"}, {"font": {"color": "#222299", "size": 9}, "showarrow": false, "text": "T", "x": 3, "xref": "x4", "y": 13, "yref": "y4"}, {"font": {"color": "#222299", "size": 9}, "showarrow": false, "text": "T", "x": 0, "xref": "x4", "y": 14, "yref": "y4"}, {"font": {"color": "#222299", "size": 9}, "showarrow": false, "text": "T", "x": 1, "xref": "x4", "y": 14, "yref": "y4"}, {"font": {"color": "#222299", "size": 9}, "showarrow": false, "text": "T", "x": 2, "xref": "x4", "y": 14, "yref": "y4"}, {"font": {"color": "#222299", "size": 9}, "showarrow": false, "text": "T", "x": 3, "xref": "x4", "y": 14, "yref": "y4"}, {"font": {"color": "#222299", "size": 9}, "showarrow": false, "text": "T", "x": 0, "xref": "x4", "y": 15, "yref": "y4"}, {"font": {"color": "#222299", "size": 9}, "showarrow": false, "text": "T", "x": 1, "xref": "x4", "y": 15, "yref": "y4"}, {"font": {"color": "#222299", "size": 9}, "showarrow": false, "text": "T", "x": 2, "xref": "x4", "y": 15, "yref": "y4"}, {"font": {"color": "#222299", "size": 9}, "showarrow": false, "text": "T", "x": 3, "xref": "x4", "y": 15, "yref": "y4"}], "coloraxis": {"colorscale": [[0, "rgb(254, 245, 244)"], [0.09091, "rgb(222, 224, 210)"], [0.1818, "rgb(189, 206, 181)"], [0.2727, "rgb(153, 189, 156)"], [0.3636, "rgb(110, 173, 138)"], [0.4545, "rgb(65, 157, 129)"], [0.5455, "rgb(25, 137, 125)"], [0.6364, "rgb(18, 116, 117)"], [0.7273, "rgb(25, 94, 106)"], [0.8182, "rgb(28, 72, 93)"], [0.9091, "rgb(25, 51, 80)"], [1, "rgb(20, 29, 67)"]]}, "height": 900, "title": {"text": "Variance of Each Trimer Column Grouped by Genome"}, "width": 1200, "xaxis": {"anchor": "y", "domain": [0, 0.45], "visible": false}, "xaxis2": {"anchor": "y2", "domain": [0.55, 1], "visible": false}, "xaxis3": {"anchor": "y3", "domain": [0, 0.45], "visible": false}, "xaxis4": {"anchor": "y4", "domain": [0.55, 1], "visible": false}, "xaxis5": {"anchor": "y5", "domain": [0, 0.45]}, "xaxis6": {"anchor": "y6", "domain": [0.55, 1]}, "yaxis": {"anchor": "x", "autorange": "reversed", "domain": [0.7778, 1], "visible": false}, "yaxis2": {"anchor": "x2", "autorange": "reversed", "domain": [0.7778, 1], "visible": false}, "yaxis3": {"anchor": "x3", "autorange": "reversed", "domain": [0.3889, 0.6111], "visible": false}, "yaxis4": {"anchor": "x4", "autorange": "reversed", "domain": [0.3889, 0.6111], "visible": false}, "yaxis5": {"anchor": "x5", "domain": [0, 0.2222]}, "yaxis6": {"anchor": "x6", "domain": [0, 0.2222]}}}
